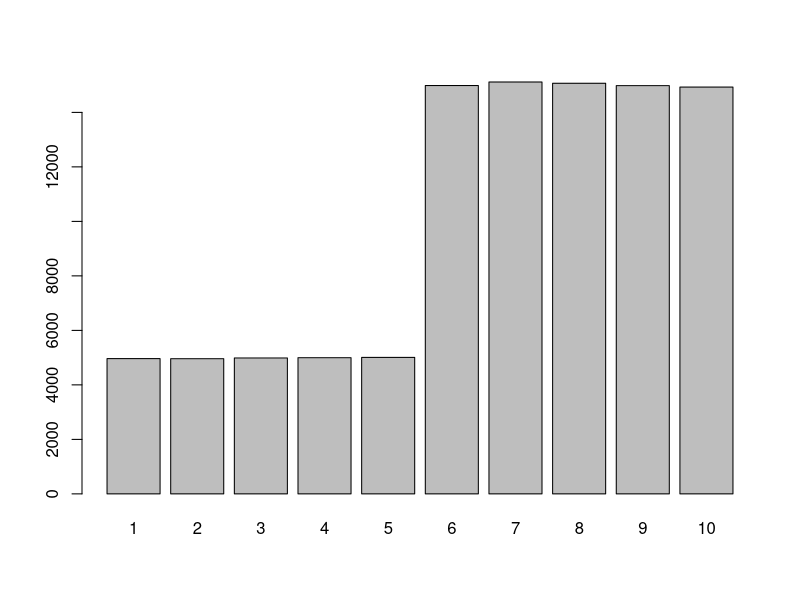

Write R code to recreate this figure.

# Ejercicio 4f - Ross
# P[X = j] = 0.05 si j = 1, 2, 3, 4, 5 o 0.15 para j = 6, 7, 8, 9, 10

getUniform <- function(L, R, times = 1) {
	return(floor((R - L + 1) * runif(times)) + L)
}

getComposed <- function(alpha = 0.5, times) {
	ans <- NULL
	for(i in 1 : times) {
		U = runif(1)
		if(U < alpha) {
			ans <- c(ans, getUniform(1, 10))
		} else {
			ans <- c(ans, getUniform(6, 10))
		}
	}
	return(ans)
}

pdf('Composicion.pdf')

values <- getComposed(0.5, 100000)

barplot(table(values))
